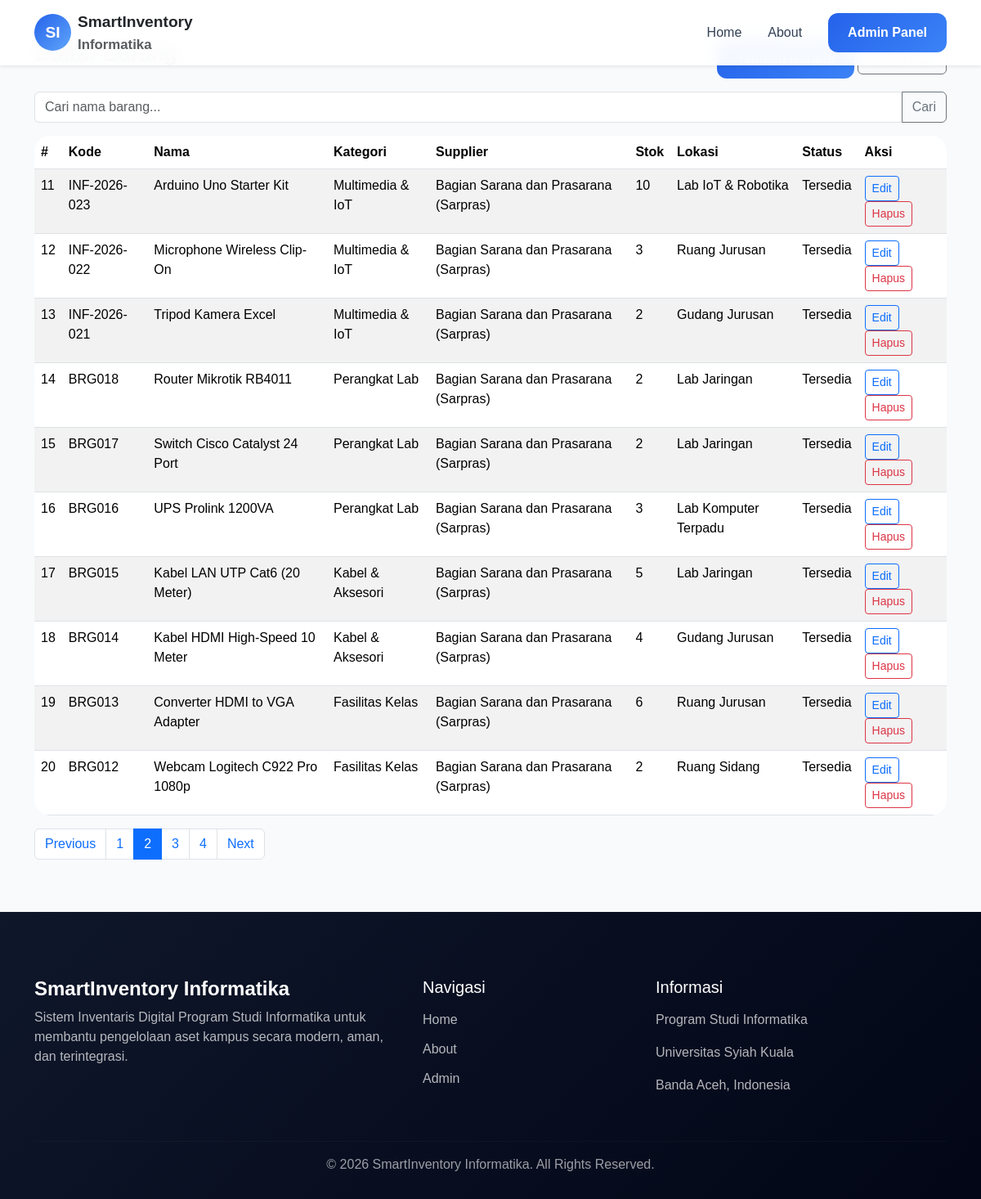
Page /dashboard/barang/?page=2 (signed in) on the committed database.
### inventory/models.py (models this page shows, shortened)
class Barang(models.Model):
    STATUS_CHOICES = (
        ('Tersedia', 'Tersedia'),
        ('Dipinjam', 'Dipinjam'),
        ('Rusak', 'Rusak'),
    )
    kode_barang = models.CharField(
        max_length=30,
        unique=True,
        blank=True
    )
    nama = models.CharField(
        max_length=200
    )
    kategori = models.ForeignKey(
        Kategori,
        on_delete=models.CASCADE
    )
    supplier = models.ForeignKey(
        Supplier,
        on_delete=models.CASCADE
    )
    stok = models.IntegerField()
    lokasi = models.CharField(
        max_length=200
    )
    status = models.CharField(
        max_length=20,
        choices=STATUS_CHOICES,
        default='Tersedia'
    )
    gambar = models.ImageField(
        upload_to='barang/',
        blank=True,
        null=True
    )
    tampil_di_home = models.BooleanField(
        default=True,
        help_text='Tampilkan barang ini di halaman utama (landing page)'
    )
    featured = models.BooleanField(
        default=False,
        help_text='Tandai sebagai featured untuk prioritas tampilan di landing page'
    )
    deskripsi = models.TextField(
        blank=True,
        null=True
    )
    created_at = models.DateTimeField(
        auto_now_add=True
    )

class Kategori(models.Model):
    nama = models.CharField(
        max_length=100
    )
    created_at = models.DateTimeField(
        auto_now_add=True
    )
    def __str__(self):
        return self.nama

class Supplier(models.Model):
    nama = models.CharField(
        max_length=100
    )
    alamat = models.TextField()
    telepon = models.CharField(
        max_length=20
    )
    created_at = models.DateTimeField(
        auto_now_add=True
    )
    def __str__(self):
        return self.nama

### inventory/views.py (the view)
@login_required
def barang_list(request):
    query = request.GET.get('q')
    barang = Barang.objects.all().order_by('-id')
    if query:
        barang = barang.filter(nama__icontains=query)
    page = request.GET.get('page', 1)
    paginator = Paginator(barang, 10)
    try:
        barang_page = paginator.page(page)
    except PageNotAnInteger:
        barang_page = paginator.page(1)
    except EmptyPage:
        barang_page = paginator.page(paginator.num_pages)
    context = {
        'barang': barang_page,
        'paginator': paginator,
    }
    return render(
        request,
        'dashboard/barang/list.html',
        context
    )

### inventory/templates/dashboard/barang/list.html
{% extends 'public/base_public.html' %}
{% load static %}
{% block content %}
<section class="py-5">
    <div class="container">
        <div class="d-flex justify-content-between mb-3">
            <h3>Daftar Barang</h3>
            <div>
                <a href="{% url 'barang_create' %}" class="btn btn-primary">Tambah Barang</a>
                <a href="{% url 'barang_export_pdf' %}" class="btn btn-outline-secondary">Export PDF</a>
            </div>
        </div>
        <form method="get" class="mb-3">
            <div class="input-group">
                <input type="text" name="q" value="{{ request.GET.q }}" class="form-control" placeholder="Cari nama barang...">
                <button class="btn btn-outline-secondary" type="submit">Cari</button>
            </div>
        </form>
        <div class="card">
            <div class="table-responsive">
                <table class="table table-striped mb-0">
                    <thead>
                        <tr>
                            <th>#</th>
                            <th>Kode</th>
                            <th>Nama</th>
                            <th>Kategori</th>
                            <th>Supplier</th>
                            <th>Stok</th>
                            <th>Lokasi</th>
                            <th>Status</th>
                            <th>Aksi</th>
                        </tr>
                    </thead>
                    <tbody>
                        {% for item in barang %}
                        <tr>
                            <td>{{ forloop.counter0|add:barang.paginator.per_page|add:1 }}</td>
                            <td>{{ item.kode_barang }}</td>
                            <td>{{ item.nama }}</td>
                            <td>{{ item.kategori }}</td>
                            <td>{{ item.supplier }}</td>
                            <td>{{ item.stok }}</td>
                            <td>{{ item.lokasi }}</td>
                            <td>{{ item.status }}</td>
                            <td>
                                <a href="{% url 'barang_update' item.pk %}" class="btn btn-sm btn-outline-primary">Edit</a>
                                <a href="{% url 'barang_delete' item.pk %}" class="btn btn-sm btn-outline-danger" onclick="return confirm('Hapus barang?')">Hapus</a>
                            </td>
                        </tr>
                        {% empty %}
                        <tr>
                            <td colspan="9" class="text-center">Belum ada data barang.</td>
                        </tr>
                        {% endfor %}
                    </tbody>
                </table>
            </div>
        </div>
        {% if paginator.num_pages > 1 %}
        <nav class="mt-3">
            <ul class="pagination">
                {% if barang.has_previous %}
                <li class="page-item"><a class="page-link" href="?page={{ barang.previous_page_number }}{% if request.GET.q %}&q={{ request.GET.q }}{% endif %}">Previous</a></li>
                {% else %}
                <li class="page-item disabled"><span class="page-link">Previous</span></li>
                {% endif %}
                {% for p in paginator.page_range %}
                <li class="page-item {% if p == barang.number %}active{% endif %}"><a class="page-link" href="?page={{ p }}{% if request.GET.q %}&q={{ request.GET.q }}{% endif %}">{{ p }}</a></li>
                {% endfor %}
                {% if barang.has_next %}
                <li class="page-item"><a class="page-link" href="?page={{ barang.next_page_number }}{% if request.GET.q %}&q={{ request.GET.q }}{% endif %}">Next</a></li>
                {% else %}
                <li class="page-item disabled"><span class="page-link">Next</span></li>
                {% endif %}
            </ul>
        </nav>
        {% endif %}
    </div>
</section>
{% endblock %}

### inventory/static/css/style.css (style rules this page uses)
body { font-family: 'Poppins', sans-serif; background: #f8fafc; color: #1e293b; overflow-x: hidden; }
a { text-decoration: none; }
section { padding-top: 80px; }
.btn-primary { border: none; border-radius: 12px; padding: 12px 24px; font-weight: 600; background: linear-gradient( 135deg, #2563eb, #3b82f6 ); transition: 0.3s; }
.card { border: none !important; border-radius: 20px; overflow: hidden; transition: 0.3s; }

### rows in the picture
Barang: kode_barang "INF-2026-023", nama "Arduino Uno Starter Kit", kategori "Multimedia & IoT", supplier "Bagian Sarana dan Prasarana (Sarpras)", stok "10", lokasi "Lab IoT & Robotika", status "Tersedia"
Barang: kode_barang "INF-2026-022", nama "Microphone Wireless Clip-On", kategori "Multimedia & IoT", supplier "Bagian Sarana dan Prasarana (Sarpras)", stok "3", lokasi "Ruang Jurusan", status "Tersedia"
Barang: kode_barang "INF-2026-021", nama "Tripod Kamera Excel", kategori "Multimedia & IoT", supplier "Bagian Sarana dan Prasarana (Sarpras)", stok "2", lokasi "Gudang Jurusan", status "Tersedia"
Barang: kode_barang "BRG018", nama "Router Mikrotik RB4011", kategori "Perangkat Lab", supplier "Bagian Sarana dan Prasarana (Sarpras)", stok "2", lokasi "Lab Jaringan", status "Tersedia"
Barang: kode_barang "BRG017", nama "Switch Cisco Catalyst 24 Port", kategori "Perangkat Lab", supplier "Bagian Sarana dan Prasarana (Sarpras)", stok "2", lokasi "Lab Jaringan", status "Tersedia"
Barang: kode_barang "BRG016", nama "UPS Prolink 1200VA", kategori "Perangkat Lab", supplier "Bagian Sarana dan Prasarana (Sarpras)", stok "3", lokasi "Lab Komputer Terpadu", status "Tersedia"
Barang: kode_barang "BRG015", nama "Kabel LAN UTP Cat6 (20 Meter)", kategori "Kabel & Aksesori", supplier "Bagian Sarana dan Prasarana (Sarpras)", stok "5", lokasi "Lab Jaringan", status "Tersedia"
Barang: kode_barang "BRG014", nama "Kabel HDMI High-Speed 10 Meter", kategori "Kabel & Aksesori", supplier "Bagian Sarana dan Prasarana (Sarpras)", stok "4", lokasi "Gudang Jurusan", status "Tersedia"
Barang: kode_barang "BRG013", nama "Converter HDMI to VGA Adapter", kategori "Fasilitas Kelas", supplier "Bagian Sarana dan Prasarana (Sarpras)", stok "6", lokasi "Ruang Jurusan", status "Tersedia"
Barang: kode_barang "BRG012", nama "Webcam Logitech C922 Pro 1080p", kategori "Fasilitas Kelas", supplier "Bagian Sarana dan Prasarana (Sarpras)", stok "2", lokasi "Ruang Sidang", status "Tersedia"

### other values in the picture
{{ p }} "1" "2" "3" "4"
